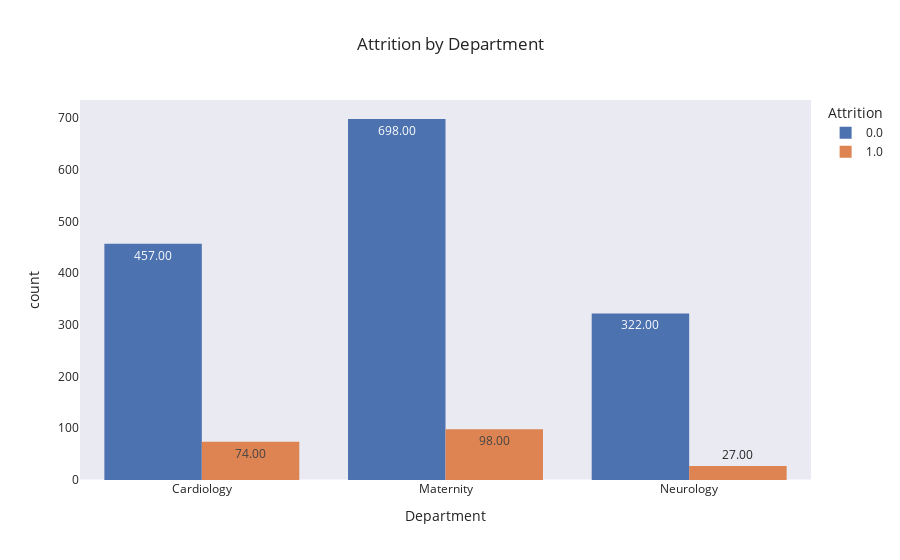

Notebook code for this chart:
### Code cell
fig = px.histogram(data,x="Department",color="Attrition",barmode="group",text_auto=".2f", template = 'seaborn',
             title = "Attrition by Department")
fig.update_xaxes(showgrid=False)
fig.update_yaxes(showgrid=False)
fig.show()

### Figure 1 — Plotly figure (JSON) as saved in the notebook; plotly's stock layout.template omitted (floating-point values rounded to 4 significant figures; data arrays with more than 128 entries replaced by an {"elided": "..."} marker saying what was removed)
{"data": [{"alignmentgroup": "True", "bingroup": "x", "hovertemplate": "Attrition=0.0<br>Department=%{x}<br>count=%{y}<extra></extra>", "legendgroup": "0.0", "marker": {"color": "rgb(76,114,176)", "pattern": {"shape": ""}}, "name": "0.0", "offsetgroup": "0.0", "orientation": "v", "showlegend": true, "texttemplate": "%{value:.2f}", "type": "histogram", "x": {"elided": "1477 str values"}, "xaxis": "x", "yaxis": "y"}, {"alignmentgroup": "True", "bingroup": "x", "hovertemplate": "Attrition=1.0<br>Department=%{x}<br>count=%{y}<extra></extra>", "legendgroup": "1.0", "marker": {"color": "rgb(221,132,82)", "pattern": {"shape": ""}}, "name": "1.0", "offsetgroup": "1.0", "orientation": "v", "showlegend": true, "texttemplate": "%{value:.2f}", "type": "histogram", "x": {"elided": "199 str values"}, "xaxis": "x", "yaxis": "y"}], "layout": {"barmode": "group", "legend": {"title": {"text": "Attrition"}, "tracegroupgap": 0}, "title": {"text": "Attrition by Department"}, "xaxis": {"anchor": "y", "domain": [0, 1], "showgrid": false, "title": {"text": "Department"}}, "yaxis": {"anchor": "x", "domain": [0, 1], "showgrid": false, "title": {"text": "count"}}}}
